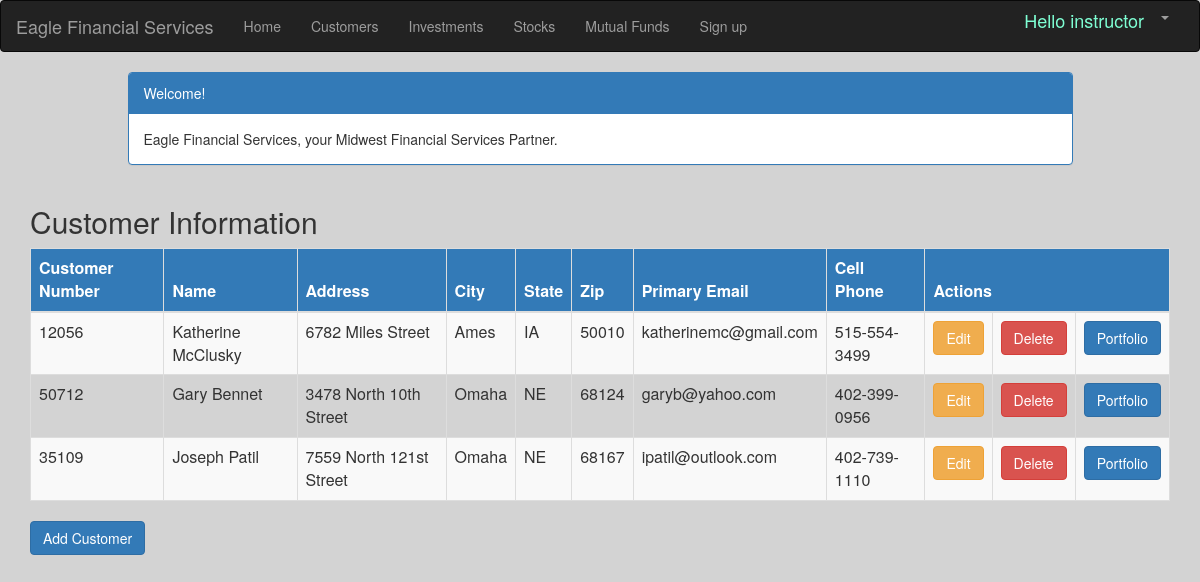
Before: /customer_list (signed in) with the older database file.
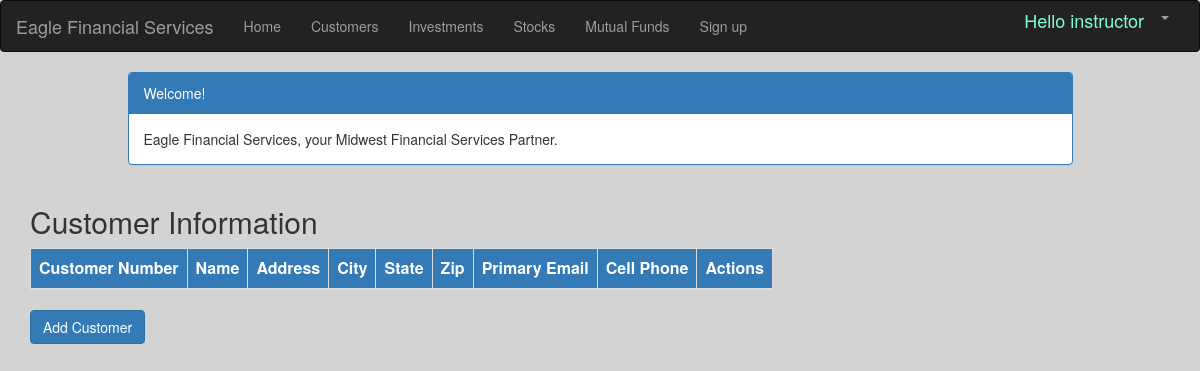
After: the same page with the newer database file.
### portfolio/models.py (models this page shows, shortened)
class Customer(models.Model):
    name = models.CharField(max_length=50)
    address = models.CharField(max_length=200)
    cust_number = models.IntegerField(blank=False, null=False)
    city = models.CharField(max_length=50)
    state = models.CharField(max_length=50)
    zipcode = models.CharField(max_length=10)
    email = models.EmailField(max_length=200)
    cell_phone = models.CharField(max_length=50)
    created_date = models.DateTimeField(
        default=timezone.now)
    updated_date = models.DateTimeField(auto_now_add=True)

### portfolio/views.py (the view)
# urls.py: path('customer_list', views.customer_list, name='customer_list'),
@login_required
def customer_list(request):
    customer = Customer.objects.filter(created_date__lte=timezone.now())
    return render(request, 'portfolio/customer_list.html',
                  {'customers': customer})

### portfolio/templates/portfolio/customer_list.html (shortened to what this page needs)
{% extends 'portfolio/base.html' %}
{% block content %}
    <html>
    <head>
        <link rel="stylesheet" href="https://maxcdn.bootstrapcdn.com/bootstrap/3.3.4/css/bootstrap.min.css">
    </head>
    <body>
    <div class="container">
        <div class="row">
            <div class="col-md-10 col-md-offset-1">
                <div class="panel panel-primary">
                    <div class="panel-heading">Welcome!</div>
                    <div class="panel-body">
                        Eagle Financial Services, your Midwest Financial Services Partner.
                    </div>
                </div>
            </div>
        </div>
    </div>
   <div class="container">
       <div class="row">
        <h2 style="padding-left: 15Px">Customer Information</h2>
       </div>
       <div style="display: inline-block; align-items: center">
            <table class="table table-striped table-bordered table-hover table-responsive">
            <thead class="thead-dark bg-primary">
            <tr>
                <th>Customer Number</th>
                <th>Name</th>
                <th>Address</th>
                <th>City</th>
                <th>State</th>
                <th>Zip</th>
                <th>Primary Email</th>
                <th>Cell Phone</th>
                <th colspan="3">Actions</th>
            </tr>
            </thead>
            <tbody>
            {% for customer in customers %}
                <tr>
                    <td>{{ customer.cust_number }}</td>
                    <td>{{ customer.name }}</td>
                    <td>{{ customer.address }}</td>
                    <td>{{ customer.city }}</td>
                    <td>{{ customer.state }}</td>
                    <td>{{ customer.zipcode }}</td>
                    <td>{{ customer.email }}</td>
                    <td>{{ customer.cell_phone }}</td>
                    <td><a href="{% url 'portfolio:customer_edit' pk=customer.pk %}" class="btn btn-warning">Edit</a>
                    <td><a href="{% url 'portfolio:customer_delete' pk=customer.pk %}"
                           onclick="return confirm('Are you sure you want to delete this customer?')"
                           class="btn btn-danger">Delete</a>
                    </td>
                    <td><a href="{% url 'portfolio:portfolio' pk=customer.pk %}"
                           class="btn btn-primary">Portfolio</a></td>
                </tr>
            {% endfor %}
            </tbody>
        </table>
            <div class="row col-lg-2    ">
            <a href="{% url 'portfolio:customer_new' %}" class="row"><span
                    class="btn btn-primary">Add Customer</span></a>
        </div>
       </div>
   </div>
    </body>
    </html>
{% endblock %}

Changed rows visible on the page:
removed Customer: cust_number "12056", name "Katherine McClusky", address "6782 Miles Street", city "Ames", state "IA", zipcode "50010", email "katherinemc@gmail.com", cell_phone "515-554-3499"
removed Customer: cust_number "50712", name "Gary Bennet", address "3478 North 10th Street", city "Omaha", state "NE", zipcode "68124", email "garyb@yahoo.com", cell_phone "402-399-0956"
removed Customer: cust_number "35109", name "Joseph Patil", address "7559 North 121st Street", city "Omaha", state "NE", zipcode "68167", email "ipatil@outlook.com", cell_phone "402-739-1110"
